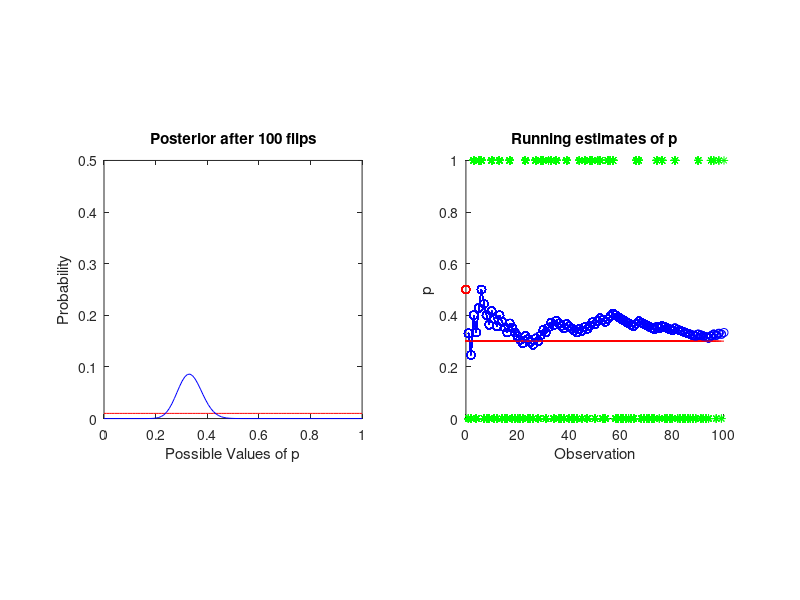

This chart was generated by the following MATLAB code:
% coinflipBayesTutorial
%
% This is a simple example of Bayes estimation, that provides an approach
% to estimating the probability p that a coin will come up heads, after
% observing a series of flips of the coin.  
%
% 6/20/06   dhb  Wrote it, starting with some code that Barry Wark and I
%                wrote for something else.

% Revision: RK 6/2010

% Initialize workspace
clear; close all;

% Suppose someone is tossing a coin, and this coin has a probability p of
% coming up heads on each flip.  We don't know p.  We get a series of
% observations of whether the coin comes up heads or tails, and we want to
% use Bayes rule to update our estimate pEst of p.

% Define true value of p
actualP = 0.3;

% First step.  Define a prior on p.  To make things simple, we'll describe
% our prior on a discrete set of possibilities that p might take on.  We'll
% just start with a prior that is flat over the range 0-1.  You can play
% with different choices by setting this to something else
nPs = 100;                              % Number of bins over which we discretize p.
possiblePValues = linspace(0,1,nPs);    % The bins.  We know p is between 0 and 1.
priorPProbs = 1/nPs*ones(size(possiblePValues));
originalPriorPProbs = priorPProbs;

% Plot the prior
theFigure = figure; clf;
subplot(1,2,1); hold on
plot(possiblePValues,priorPProbs,'r');
xlabel('Possible Values of p');
ylabel('Probability');
title('Prior over p');
axis([0 1 0 0.5]); axis('square');

% Compute the prior mean, which we might take as our initial estimate of p.
priorMean = sum(priorPProbs .* possiblePValues);

% Loop over observations.  Each time, we'll obsever a random coin toss
% (driven by the true probability p specified above), compute the posterior
% using Bayes rule, and take the mean of the posterior to get our current
% estimate pEst of p.  Then we'll update the prior by substituting in the
% posterior, and repeat.
%
% The program updates a plot after each iteration, and the graph shows how
% it evolves.
%
% You can insert a "pause" command at the end of the loop if
% you want to step through by hand.
%
% As it marches through, it slows down because redrawing the figure takes
% more time with more observations.  If you want to start simulating out
% more trials, pull out the figures from the loop.

nObservations = 100;                     % Number of observations to simulate
observations = nan(nObservations, 1);
pEst = nan(nObservations, 1);
for i = 1:nObservations
    % Flip a coin to simulate this observation
    if (rand < actualP)
        observations(i) = 1;            % Heads
    else
        observations(i) = 0;            % Tails
    end
    
    % Compute posterior from prior and likelihood.  We loop over all the
    % possible values p can take on, and for each multiply the prior times
    % the likelihood.  This gives us the unnormalized posterior.  We
    % normalize at the end of the loop by ensuring that the posterior sums
    % to one.
    posteriorPProbs = nan(1, length(possiblePValues));
    for j = 1:length(possiblePValues)
        % The datum is a binary variable.  For each possible value of p, the
        % likelihood of observing a 1 is p, and the likelihood of observing
        % a zero is 1-p.
        if observations(i) == 1
            likelihood = possiblePValues(j);
        else
            likelihood = 1-possiblePValues(j);
        end

        % The unnormalized posterior is the prior times the likelihood.
        posteriorPProbs(j) = priorPProbs(j)*likelihood;
    end
    
    % Normalize the posterior so it sums to one.
    posteriorPProbs = posteriorPProbs/sum(posteriorPProbs);
    
    % Compute the estimate after observing the flip as the mean of the posterior.
    % You could also use the max, or some other function of the posterior.
    % But we'll leave exploring this as an exercise.
    pEst(i) = sum(posteriorPProbs .* possiblePValues);
    
    % Plot the posterior over the prior.  Prior in red, posterior in blue
    figure(theFigure); 
    subplot(1,2,1); hold off
    plot(possiblePValues,originalPriorPProbs,'r'); hold on
    plot(possiblePValues,posteriorPProbs,'b');
    xlabel('Possible Values of p');
    ylabel('Probability');
    title(sprintf('Posterior after %d flips',i));
    axis([0 1 0 0.5]); axis('square');
    
    % Plot the true value of p (red line) and our running estimates (blue circles).
    % The prior mean is shown as a red circle.
    % The green asterisks indicate whether each observation was a heads or a tail.
    figure(theFigure); 
    subplot(1,2,2); hold on
    plot(1:i,observations(1:i),'g*');
    plot(0,priorMean,'ro');
    plot(1:i,pEst(1:i),'bo');
    plot(1:i,pEst(1:i),'b');
    plot(0:i,actualP*ones(1,i+1),'r');
    axis([0 i 0 1]);
    xlabel('Observation');
    ylabel('p');
    title('Running estimates of p');
    axis('square');
    drawnow;
    
    % Make prior for next observation our current posterior.  Can you
    % convince yourself that this is a sensible move?  [Suppose I kept
    % the prior constant, waited until I had made all the observations, and
    % then computed the posterior.  Would I get the same answer as if I did
    % it incrementally as here?  Hint: I think it's only true if each coin flip is
    % independent.  You can write code that does it the other way if you want,
    % and compare.]
    priorPProbs = posteriorPProbs;
    
    % Uncomment this to wait for keypress each time through.
    % pause;
    
end

